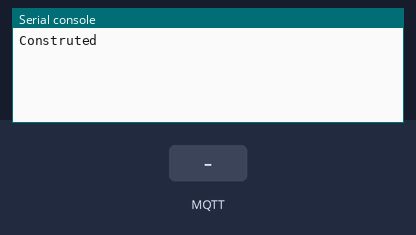
A program run on a simulated ESP32 board running MicroPython. Parts: the last lines printed to the serial console. Inputs (shaded band) come from the test bench. No MQTT or app messages arrive unless stated; library files of the repository ran but are not shown: BME280.py.

Above: at 3.2 s.
3.3 s: MQTT message "BURSTREAD" arrives on the first subscribed topic
At 4.6 s:
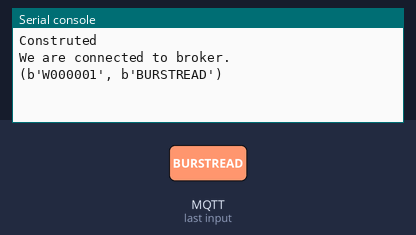
5.0 s: MQTT message "1" arrives on the first subscribed topic
At 6.2 s:
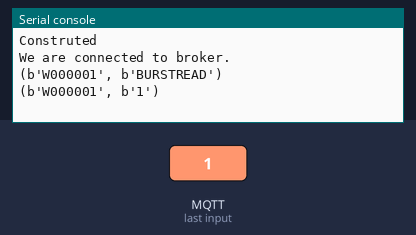
6.5 s: MQTT message "on" arrives on the first subscribed topic
At 7.3 s:
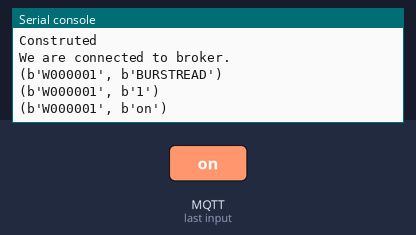
8.0 s: MQTT message "off" arrives on the first subscribed topic
At 8.5 s:
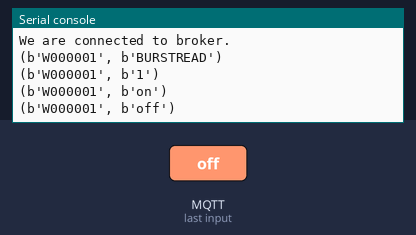

Measured:
- after the input at 3.3 s, the serial console: prints a new line after 0.22 s (image 1)
- after the input at 5.0 s, the serial console: prints a new line at once (image 2)
- after the input at 6.5 s, the serial console: prints a new line at once (image 3)
- after the input at 8.0 s, the serial console: prints a new line at once (image 4)

The program:

main.py
```python
from mqtt_as import MQTTClient, config
import uasyncio as asyncio
import machine
import time
import ujson
from BME280 import BME280Sensor
TOPIC = "W000001"
# instantierea obiectului pentru senzorul BME280
sensor = BME280Sensor()
time.sleep(2)

def format_data_to_json(serial_number, temp, press, hum):
  """
    Aceasta metoda formateaza datele intr-un format json
    si returneaza rezultatul
  """
  dictionary = {
    "duid" : serial_number,
    "temp" : temp,
    "press": press,
    "hum"  : hum
  }
  return ujson.dumps(dictionary)

async def wifi_han(state):
    """
      Handler function. Aceasta functie va verifica mereu daca wi-fi-ul sau brokerul
      este conectat
    """
    global STATUS_ERROR_CODE
    if state:
        print('We are connected to broker.')
    else:
        print('WiFi or broker is down.')
    await asyncio.sleep(1)


def sub_cb(topic, msg, retained):
  """
    Callback function. Atunci cand un mesaj vine pe topicul la care suntem
    abonati, aceasta functie va interpreta acel mesaj
  """
  global msg_received
  print((topic, msg))
  msg_received = msg.decode("utf-8")


async def conn_han(client):
  """
    Callback function. Dupa conectarea la broker aceasta functie va face subscribe
    la topicul specificat
  """
  await client.subscribe(TOPIC, 1)

msg_received = ""

async def main(client):
    """
      Aceasta functie contine un while loop care asteapta o comanda prin MQTT, daca comanda este BURSTREAD
      atunci va incepe sa citeasca temperatura, presiunea si umiditatea iar mai apoi
      va trimite datele citite inapoi prin MQTT catre aplicatia WEB

      Citirile se pot face cu un interval de 5 secunde intre ele
    """
    global msg_received
    global outages
    global STATUS_ERROR_CODE
    try:
        await client.connect()
    except OSError:
        print('Connection failed.')
        machine.reset()
        return
    while True:
        await asyncio.sleep(5)
        if(msg_received == "BURSTREAD"):
          temp = sensor.read_temperature_celsius_degrees()
          press = sensor.read_pressure_hpa()
          hum = sensor.read_humidity_percent()
          await client.publish(TOPIC, format_data_to_json(TOPIC, temp, press, hum), qos = 1)
          msg_received = ""

"""
  Parametrii deconfigurare pentru ESP32 MQTT
  (1) - MQTT Broker
  (2) - Numele Wi-fi-ului la care se va conecta microcontrollerul
  (3) - Parola de wi-fi
  (4) - callback function, va fi apelata cand un mesaj va fi primit
  (5) - Last Will, acest mesaj va fi tirmis in caz ca dispozitivul pierde conexiunea
  (6) - topicul care se va folosi pentru a primi si trimite mesaje prin MQTT
        Actioneaza si ca valoare pentru serial number
"""
config['server'] = "broker.hivemq.com"                           #(1)
config['ssid'] = "esp32"                                         #(2)
config['wifi_pw'] = "esp32test"                                  #(3)
config['subs_cb'] = sub_cb                                       #(4)
config['wifi_coro'] = wifi_han
config['will'] = (TOPIC, 'Conexiunea a fost pierduta', False, 0) #(5)
config['connect_coro'] = conn_han
config['keepalive'] = 120
TOPIC = "W000001"                                                #(6)
# Instantierea obiectului de MQTT client
client = MQTTClient(config)

# pornirea aplicatiei
try:
    MQTTClient.DEBUG = True
    asyncio.run(main(client))
finally:
    client.close()
    asyncio.new_event_loop()
```
